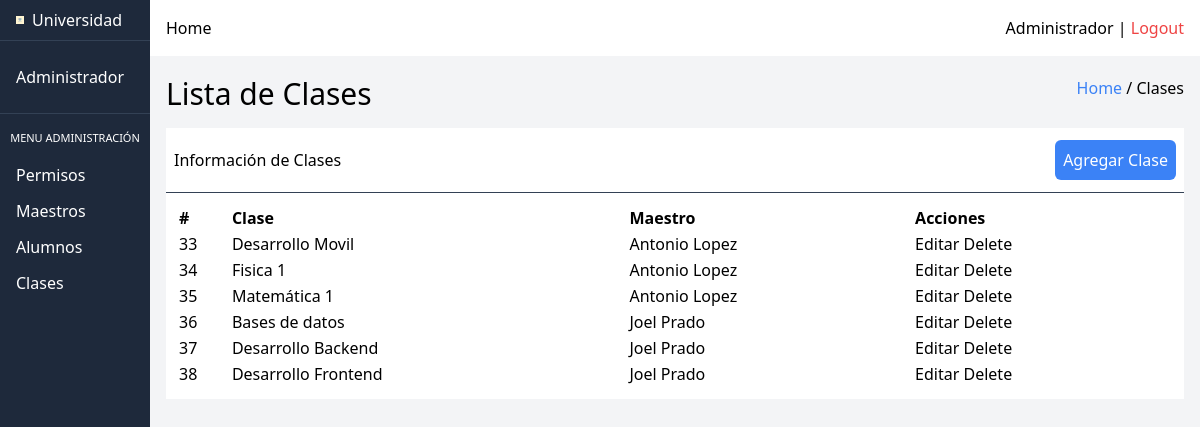
The app's page /index.php?action=clases-table (signed in) with its own data.
### tables this page shows
CREATE TABLE `clases` (
  `id` int(11) NOT NULL,
  `name` varchar(150) NOT NULL,
  `instructor_id` int(11) DEFAULT NULL
);

### src/DB.php (called while the page is built, shortened)
<?php
class DB
{
    private $pdo;
    public function __construct()
    {
        try {
            $host = $_ENV["DB_HOST"];
            $dbname = $_ENV["DB_DATABASE"];
            $port = $_ENV["DB_PORT"];
            $username = $_ENV["DB_USERNAME"];
            $password = $_ENV["DB_PASSWORD"];
            $attributes = [PDO::ATTR_ERRMODE => PDO::ERRMODE_EXCEPTION];
            $dsn = "mysql:host=$host;dbname=$dbname;port=$port";
            $this->pdo = new PDO($dsn, $username, $password, $attributes);
        } catch (PDOException $e) {
            echo "ERROR: " . $e->getMessage();
        }
    }
    public function connect()
    {
        return $this->pdo;
    }
}
?>

### src/models/Clases.php (called while the page is built, shortened)
<?php
require_once($_SERVER["DOCUMENT_ROOT"] . "/src/DB.php");
class Clases
{
    public function findAll()
    {
        $pdo = new DB();
        $query = "
        SELECT clases.id, name, concat(user.firstname, ' ', user.lastname) as maestro
        FROM clases
	        LEFT JOIN instructor
    	        ON clases.instructor_id = instructor.id
            LEFT JOIN user
    	        ON user.id = instructor.user_id;
        ";
        $stmnt = $pdo->connect()->query($query);
        $data = [];
        while ($row = $stmnt->fetch(PDO::FETCH_ASSOC)) {
            array_push($data, $row);
        }
        return $data;
    }
}
?>

### src/views/admin/clases/table-clases.php (the view, shortened to what this page needs)
<?php require $_SERVER['DOCUMENT_ROOT'] . '/src/templates/head.php'; ?>
</head>
<body>
    <div class="grid grid-cols-8 grid-flow-col">
        <?php require_once $_SERVER['DOCUMENT_ROOT'] . '/src/templates/aside-admin.php';  ?>
        <div class="col-star-2 col-span-9 bg-gray-100 w-full h-screen">
            <?php require_once $_SERVER['DOCUMENT_ROOT'] . '/src/templates/nav-admin.php';  ?>
            <main>
                <section class="p-4 ">
                    <div class="flex justify-between mb-4">
                        <h1 class="text-3xl">Lista de Clases</h1>
                        <div>
                            <a class="text-blue-500" href="/index.php">Home</a> / Clases
                        </div>
                    </div>
                    <div class="bg-white  divide-y divide-slate-700">
                        <div class="flex justify-between items-center px-2 py-3">
                            <span>Información de Clases</span>
                            <a href="/index.php?action=create-clase-view" class="bg-blue-500 text-white p-2 rounded-md cursor-pointer">Agregar Clase</a>
                        </div>
                        <div class="p-3">
                            <table class="w-full">
                                <thead>
                                    <tr>
                                        <td class="font-bold">#</td>
                                        <td class="font-bold">Clase</td>
                                        <td class="font-bold">Maestro</td>
                                        <td class="font-bold">Acciones</td>
                                    </tr>
                                </thead>
                                <tbody>
                                    <?php foreach ($clases as $row) { ?>
                                        <tr>
                                            <td><?= $row["id"] ?></td>
                                            <td><?= $row["name"] ?></td>
                                            <td><?= $row["maestro"] ?></td>
                                            <td>
                                                <a href="?action=edit-clase-view&clase_id=<?= $row["id"] ?>">Editar </a>
                                                <form action="/index.php" method="post" class="inline">
                                                    <button type="submit">Delete</button>
                                                </form>
                                            </td>
                                        </tr>
                                    <?php } ?>
                                </tbody>
                            </table>
                        </div>
                    </div>
                </section>
            </main>
        </div>
    </div>
</body>
</html>

### records on screen
clases: id "33", name "Desarrollo Movil", maestro "Antonio Lopez"
clases: id "34", name "Fisica 1", maestro "Antonio Lopez"
clases: id "35", name "Matemática 1", maestro "Antonio Lopez"
clases: id "36", name "Bases de datos", maestro "Joel Prado"
clases: id "37", name "Desarrollo Backend", maestro "Joel Prado"
clases: id "38", name "Desarrollo Frontend", maestro "Joel Prado"
